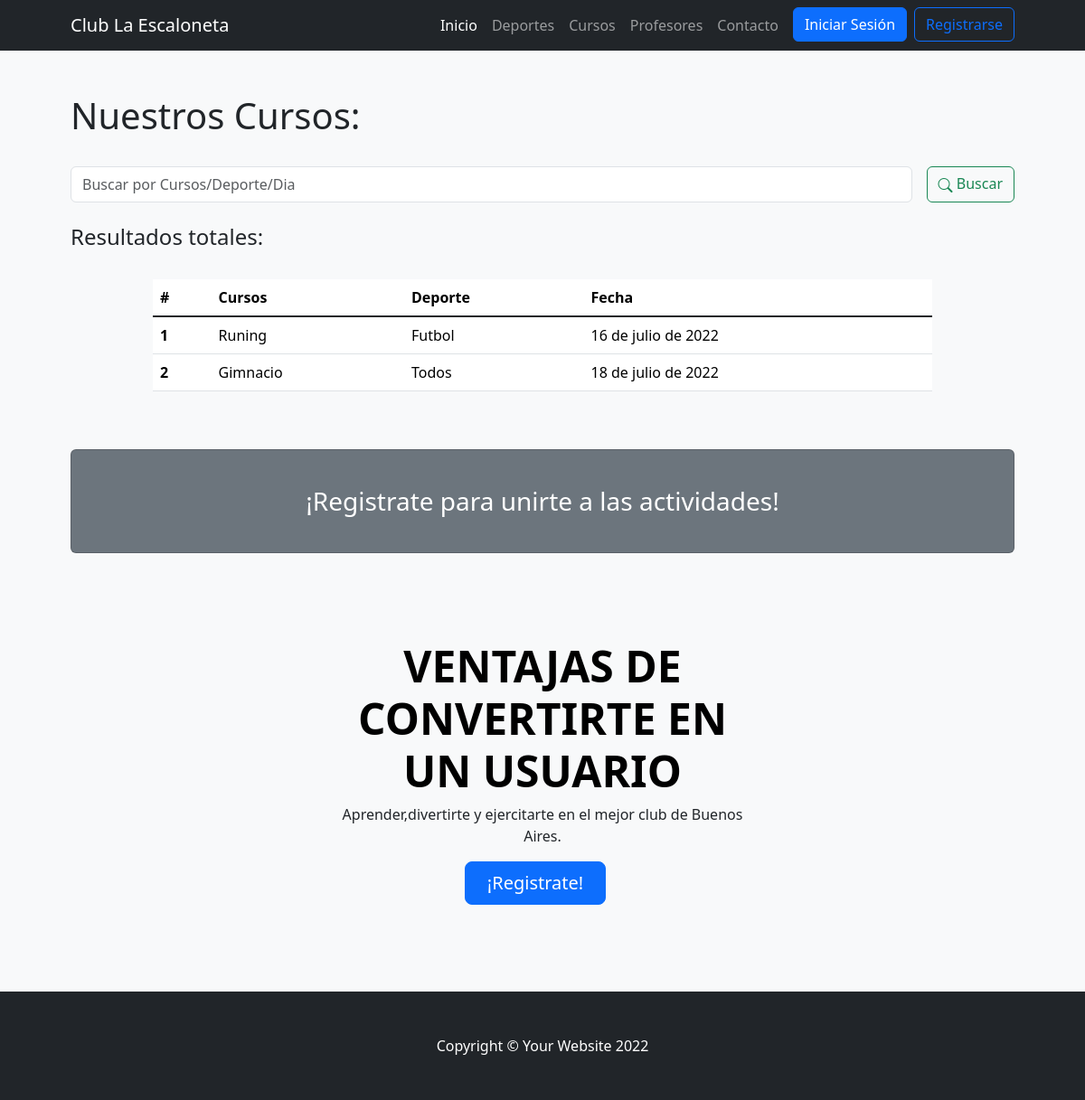
Screenshot of /cursos/ with the database file from the repository.
### ClubAPP/models.py (models this page shows)
class Curso(models.Model):
    nombre = models.CharField(max_length=30)
    deporte = models.CharField(max_length=30)
    fecha = models.DateField(max_length=30)

### ClubAPP/views.py (the view)
# urls.py: path('cursos/', cursos, name="Cursos"),
def cursos(request):
    if request.method == "POST":
        search = request.POST["search"]
        if search != "":
            cursos = Curso.objects.filter( Q(nombre__icontains=search) | Q(deporte__icontains=search) | Q(fecha__icontains=search) ).values()
            return render(request,"cursos.html",{"cursos":cursos, "search":True, "busqueda":search})
    cursos = Curso.objects.all()
    return render(request,"cursos.html",{"cursos":cursos})

### ClubAPP/template/cursos.html (shortened to what this page needs)
{% extends 'base.html' %}
{% load static %}
{% block contenidoPagina %}
<section class="bg-light py-5">
    <div class="container px-5">
        <h1>Nuestros Cursos:</h1>
        <br>
        <div class="row gx-5 justify-content-center">
            <div class="col-lg-12">
                <form class="d-flex my-2 my-lg-0" action="" method="post">
                    <input class="flex-grow-0 form-control mr-sm-2" type="search" name="search" placeholder="Buscar por Cursos/Deporte/Dia" aria-label="Search">
                    <button class="btn btn-outline-success text-nowrap ms-3 my-2 my-sm-0" type="submit"> <i class="bi bi-search"></i> Buscar</button>
                </form>
            </div>
        </div>
        <br>
        <h4>Resultados
            {% if search %}
                para "{{busqueda}}":
            {% else %}
                totales:
            {% endif %}
        </h4>
        <br>
        <div class="row gx-5 justify-content-center">
            <div class="col-lg-10 table-responsive">
                <table class="table table-theme">
                    <thead>
                        <tr>
                            <th scope="col">#</th>
                            <th scope="col">Cursos</th>
                            <th scope="col">Deporte</th>
                            <th scope="col">Fecha</th>
                        </tr>
                    </thead>
                    <tbody>
                        {% for curso in cursos %}
                            <tr>
                                <th scope="row">{{forloop.counter}}</th>
                                <td>{{curso.nombre}}</td>
                                <td>{{curso.deporte}}</td>
                                <td>{{curso.fecha}}</td>
                            </tr>
                        {% endfor %}
                    </tbody>
                </table>
            </div>
        </div>
        <div>
            {% if not user.is_authenticated %}
                <div class="card text-white bg-secondary my-5 py-4 text-center">
                    <div class="card-body"><h3 class="text-white m-0">¡Registrate para unirte a las actividades!</h3></div>
                </div>
                <div class="container px-5">
                    <div class="row gx-5 justify-content-center">
                        <div class="col-lg-6">
                            <div class="text-center my-5">
                                <h1 class="display-5 fw-bolder text-black mb-2">VENTAJAS DE CONVERTIRTE EN UN USUARIO</h1>
                                <p>Aprender,divertirte y ejercitarte en el mejor club de Buenos Aires.</p>
                                <div class="d-grid gap-3 d-sm-flex justify-content-sm-center">
                                    <a class="btn btn-primary btn-lg px-4 me-sm-3" href="{% url 'Registro' %}">¡Registrate!</a>
                                </div>
                            </div>
                        </div>
                    </div>
                </div>
            {% endif %}
        </div>
    </div>
</section>
{% endblock %}

### ClubAPP/template/base.html (style rules this page uses)
.bi { vertical-align: -.125em; fill: currentColor; }

### rows the page displays
Curso: nombre "Runing", deporte "Futbol", fecha "16 de julio de 2022"
Curso: nombre "Gimnacio", deporte "Todos", fecha "18 de julio de 2022"
